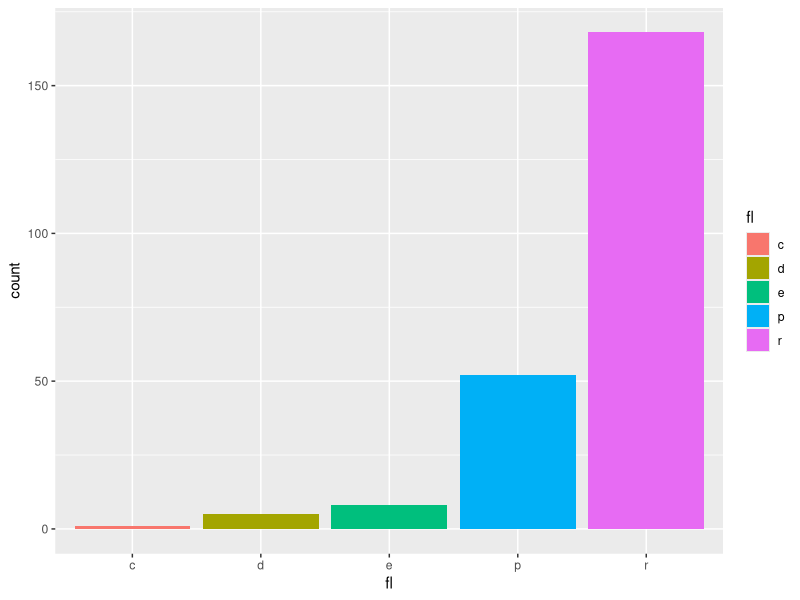
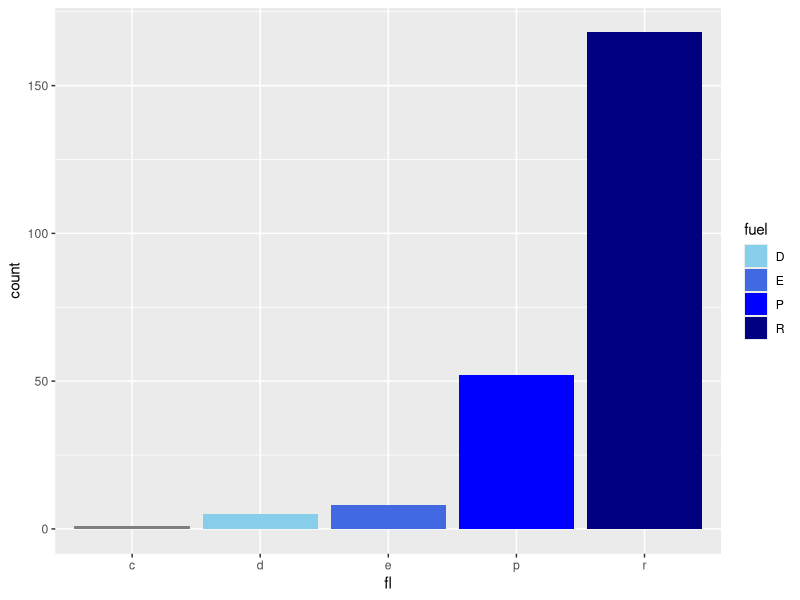
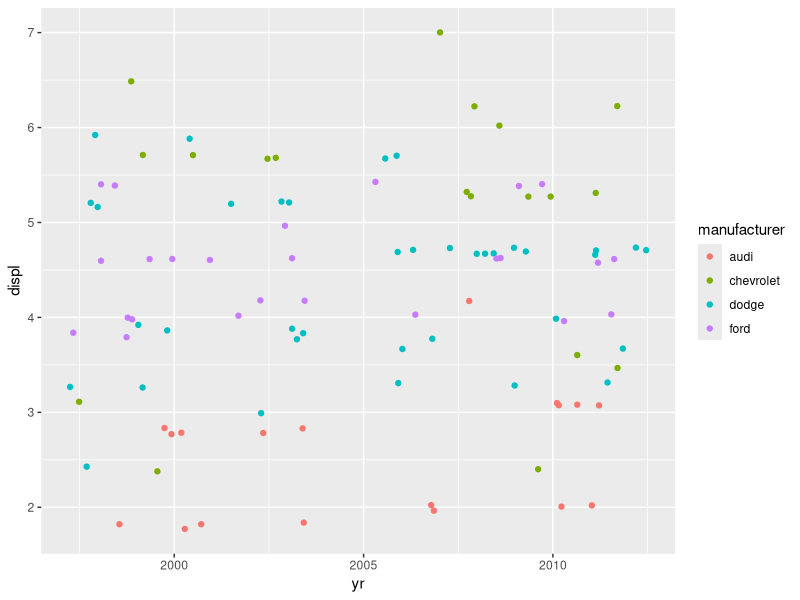
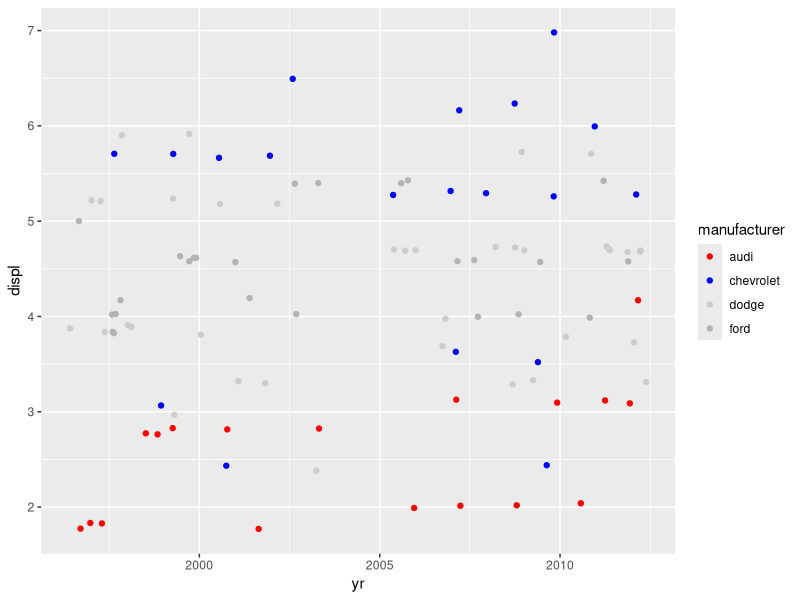
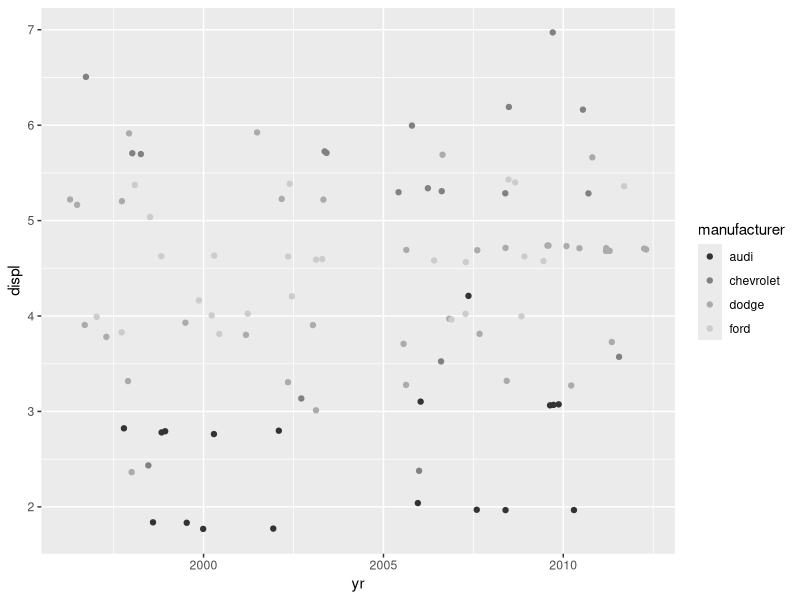
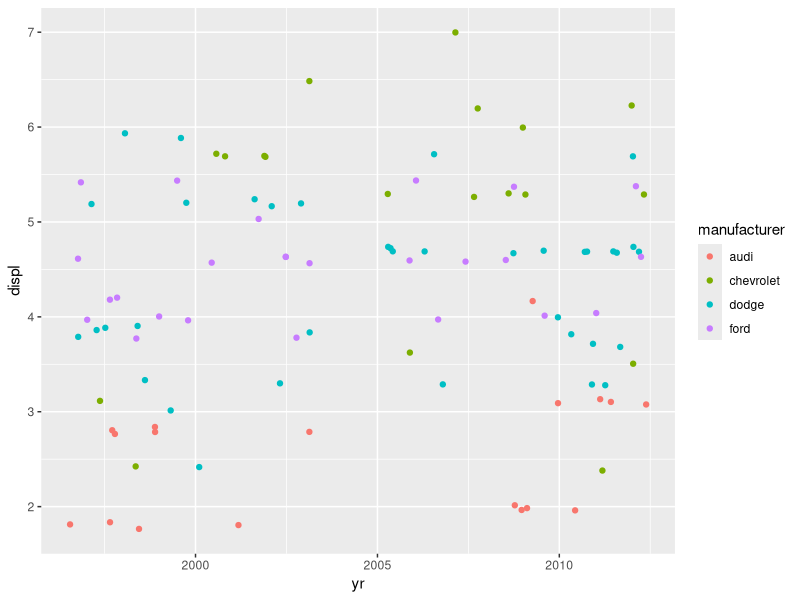
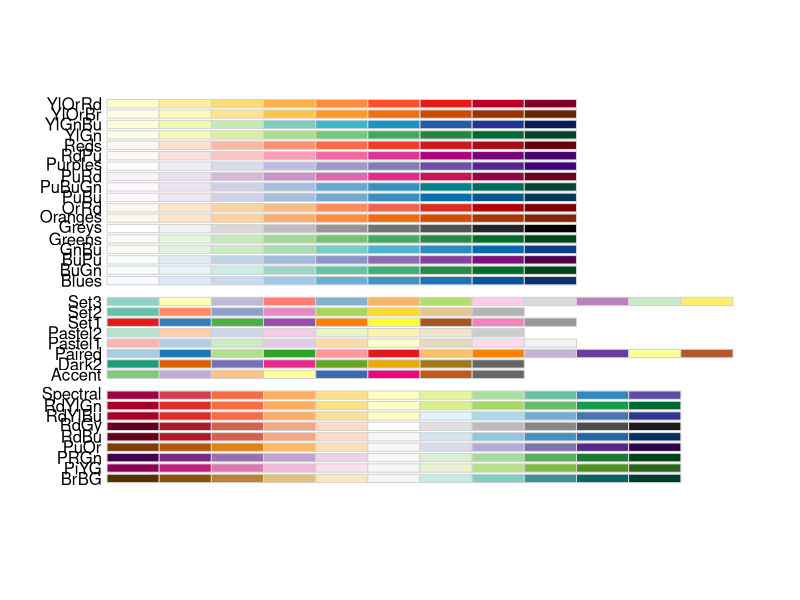
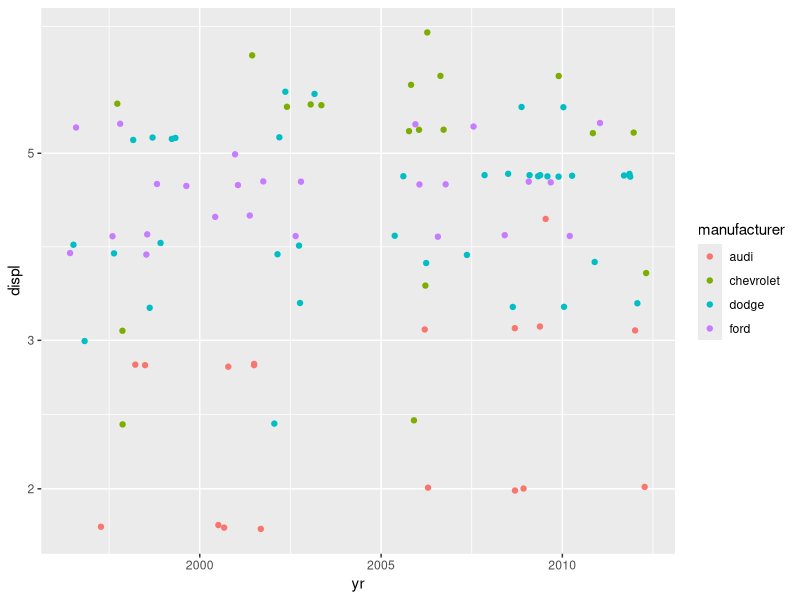

The R source for these figures, in order:
## ---- chunk 1
knitr::opts_chunk$set(echo = TRUE)
knitr::opts_chunk$set(fig.height=3)
knitr::opts_chunk$set(fig.width=4)
library(ggplot2)
library(dplyr)
## ---- chunk 2
d <- ggplot(mpg, aes(fl))
(n <- d + geom_bar(aes(fill = fl)))
n + scale_fill_manual(
  values = c("skyblue", "royalblue", "blue", "navy"),
  limits = c("d", "e", "p", "r"), breaks =c("d", "e", "p", "r"),
  name = "fuel", labels = c("D", "E", "P", "R"))
## ---- chunk 3
mpg$yr = as.Date(as.character(mpg$year), "%Y")
mpg2 <- mpg %>% filter(manufacturer %in% c("audi", "chevrolet", "dodge", "ford"))
ggplot(mpg2, aes(x=yr, y=displ, col=manufacturer)) + 
  geom_jitter() + 
  scale_x_date(date_labels="%Y")
## ---- chunk 4
g <- ggplot(mpg2, aes(x=yr, y=displ, col=manufacturer)) + 
  geom_jitter() 
g + scale_color_manual(values=c('red','blue','gray80','gray70'))
g + scale_color_grey(start=0.2, end=0.8, na.value='red')

g + scale_fill_brewer(palette = "Blues")
## ---- chunk 5
RColorBrewer::display.brewer.all() 
## ---- chunk 6
g + scale_y_log10()
ggplot(mpg, aes(x=displ, y=hwy)) + geom_point()
p <- ggplot(mpg, aes(x=displ, y=hwy)) + geom_jitter(alpha=0.5)
p 
p + scale_y_log10()
p + scale_x_reverse()
p + scale_x_sqrt()
## ---- chunk 7
t <- ggplot(mpg, aes(cty, hwy)) + geom_point() 
t + facet_grid(. ~ fl)
t + facet_grid(year ~ .)
t + facet_grid(year ~ fl)
t + facet_wrap(~ fl)
## ---- chunk 8
t + facet_grid(drv ~ fl, scales = "free")
t + facet_grid(drv ~ fl, scales = "free_x")
t + facet_grid(drv ~ fl, scales = "free_y")
## ---- chunk 9
t + facet_grid(. ~ fl, labeller = label_both) 
t + facet_grid(fl ~ ., labeller = label_bquote(alpha ^ .(fl)))
t + facet_grid(. ~ fl, labeller = label_parsed)
